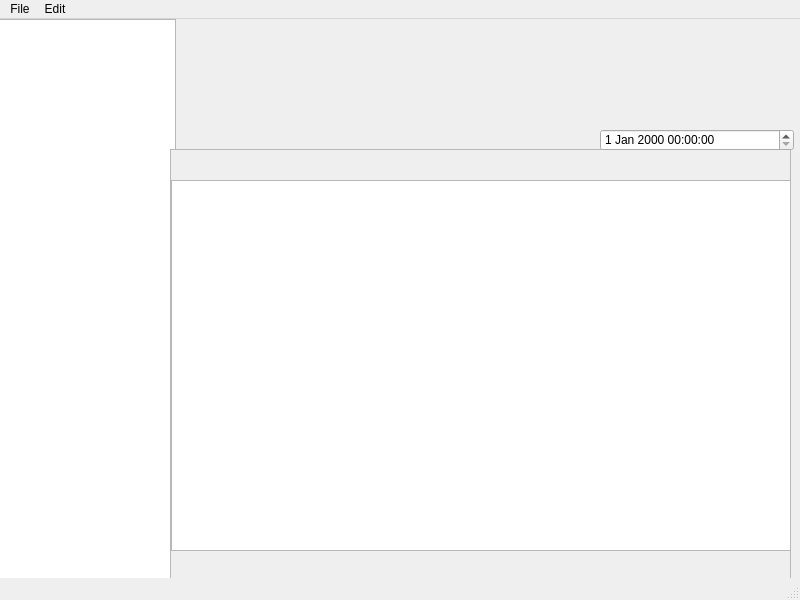
<?xml version="1.0" encoding="UTF-8"?>
<ui version="4.0">
 <class>MainWindow</class>
 <widget class="QMainWindow" name="MainWindow">
  <property name="geometry">
   <rect>
    <x>0</x>
    <y>0</y>
    <width>800</width>
    <height>600</height>
   </rect>
  </property>
  <property name="windowTitle">
   <string>MainWindow</string>
  </property>
  <widget class="QWidget" name="centralwidget">
   <widget class="QTreeView" name="Notes">
    <property name="geometry">
     <rect>
      <x>-5</x>
      <y>0</y>
      <width>181</width>
      <height>571</height>
     </rect>
    </property>
   </widget>
   <widget class="QScrollArea" name="NoteArea">
    <property name="geometry">
     <rect>
      <x>170</x>
      <y>130</y>
      <width>621</width>
      <height>431</height>
     </rect>
    </property>
    <property name="widgetResizable">
     <bool>true</bool>
    </property>
    <widget class="QWidget" name="scrollAreaWidgetContents">
     <property name="geometry">
      <rect>
       <x>0</x>
       <y>0</y>
       <width>619</width>
       <height>429</height>
      </rect>
     </property>
     <widget class="QTextEdit" name="textEdit">
      <property name="geometry">
       <rect>
        <x>0</x>
        <y>30</y>
        <width>621</width>
        <height>371</height>
       </rect>
      </property>
     </widget>
    </widget>
   </widget>
   <widget class="QDateTimeEdit" name="dateTimeEdit">
    <property name="geometry">
     <rect>
      <x>600</x>
      <y>110</y>
      <width>194</width>
      <height>22</height>
     </rect>
    </property>
   </widget>
  </widget>
  <widget class="QMenuBar" name="menubar">
   <property name="geometry">
    <rect>
     <x>0</x>
     <y>0</y>
     <width>800</width>
     <height>21</height>
    </rect>
   </property>
   <widget class="QMenu" name="menuFile">
    <property name="title">
     <string>File</string>
    </property>
    <addaction name="actionsave"/>
    <addaction name="actionsave_as"/>
    <addaction name="separator"/>
    <addaction name="actionopen"/>
   </widget>
   <widget class="QMenu" name="menuedit">
    <property name="title">
     <string>Edit</string>
    </property>
    <addaction name="actionSome_Edit"/>
   </widget>
   <addaction name="menuFile"/>
   <addaction name="menuedit"/>
  </widget>
  <widget class="QStatusBar" name="statusbar"/>
  <action name="actionsave">
   <property name="text">
    <string>save</string>
   </property>
  </action>
  <action name="actionsave_as">
   <property name="text">
    <string>save as</string>
   </property>
  </action>
  <action name="actionopen">
   <property name="text">
    <string>open</string>
   </property>
  </action>
  <action name="actionSome_Edit">
   <property name="text">
    <string>Some Edit</string>
   </property>
  </action>
 </widget>
 <resources/>
 <connections/>
</ui>
